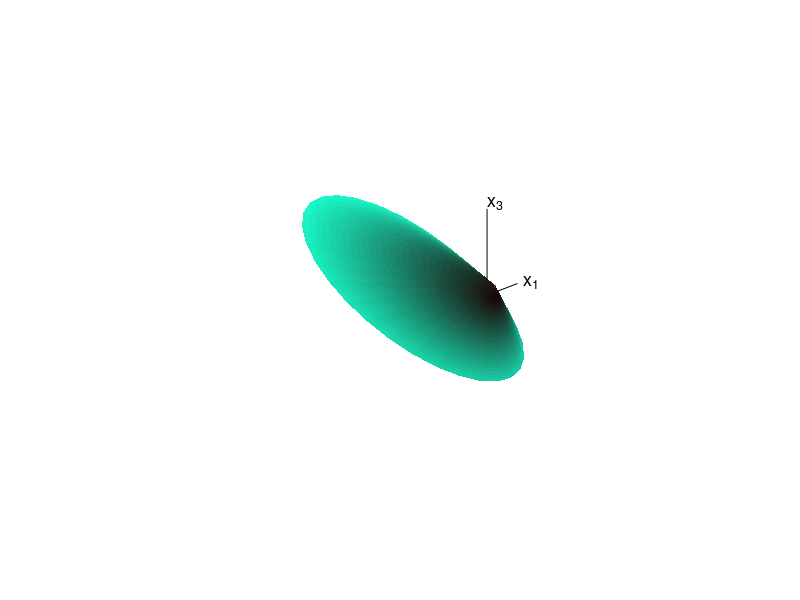

Recreate this plot in MATLAB.
clc; close all; clear;

Count1 = 30;
Count2 = 30;

n = 3;

%y = Ax+b; x = iA(y-b)
A = randn(3, 3);
A = A / norm(A); %given
iA = pinv(A);

b = randn(3, 1);
b = 0.1*b / norm(b);

%c'x+d = c'iA(y-b)+d
%cc' = c'iA; cc = iA'*c
%dd = d-c'iA*b
c = randn(3, 1);
c = c / norm(c); %given
cc = iA'*c;

d = c'*iA*b; %requirement
% dd = d - c'iA*b = c'*iA*b- c'iA*b = 0

T = null(cc');
tip = -iA*b;

res.X = zeros(Count1, Count2);
res.Y = zeros(Count1, Count2);
res.Z = zeros(Count1, Count2);

res.line = zeros(Count1, 3);

dh = 1 / Count1;
dphi = 2*pi / (Count2 - 1);

for i = 1:Count1
    
    h = dh * (i - 1);
    
    pn = h * cc / (norm(cc)*norm(cc));
    gamma = norm(pn);
    
    mu = sqrt(h^2 - gamma^2);
    
    for j = 1:Count2
        
        phi = dphi * (j - 1);
        
        pt = mu * T*[cos(phi), sin(phi); -sin(phi), cos(phi)] * [1; 0];
        p = pt + pn;
        
        x = iA*(p-b);
        x0 = iA*(pn-b);
        
        if (abs(norm(p) - (cc'*p)) > 0.001) || ...
            abs(norm(A*x+b) - (c'*x + d)) > 0.001
            warning('discrepancy!')
        end
        
        res.X(i, j) = x(1);
        res.Y(i, j) = x(2);
        res.Z(i, j) = x(3);
        
        res.line(i, :) = x0;
    end
end

Points = [res.X(:), res.Y(:), res.Z(:)]';
APoints = A*Points;
normAPoints = vecnorm(APoints);
maxnormAPoints = max(normAPoints);

res.C = zeros(Count1, Count2, 3);
for i = 1:Count1
for j = 1:Count2
    x = [res.X(i, j); res.Y(i, j); res.Z(i, j)];
    normAx = norm(A*x);
    res.C(i, j, 1) = 0.1;
    res.C(i, j, 2) = normAx / maxnormAPoints;
    res.C(i, j, 3) = 0.8*normAx / maxnormAPoints;
end
end

figure('Color', 'w');
surf(res.X, res.Y, res.Z, res.C, 'FaceAlpha', 1.0, 'EdgeAlpha', 0.2); hold on;
% surf(res.X, res.Y, res.Z, 'FaceColor', [0.2, 0.7, 0.3], 'FaceAlpha', 1.0, 'EdgeAlpha', 0.2);

plot3([0; 0.5], [0; 0], [0; 0], 'k', 'LineWidth', 0.5); text(0.6, 0, 0, 'x_1', 'FontSize', 13);
plot3([0; 0], [0; 0.5], [0; 0], 'k', 'LineWidth', 0.5); text(0, 0.6, 0, 'x_2', 'FontSize', 13);
plot3([0; 0], [0; 0], [0; 1.3], 'k', 'LineWidth', 0.5); text(0, 0, 1.4, 'x_3', 'FontSize', 13);

plot3([tip(1); tip(1)+c(1)], [tip(2); tip(2)+c(2)], [tip(3); tip(3)+c(3)], ...
    'r', 'LineWidth', 1.0); text(tip(1)+c(1), tip(2)+c(2), tip(3)+c(3), 'c', 'FontSize', 13);

plot3(res.line(:, 1), res.line(:, 2), res.line(:, 3), '--', 'Color', [0.5, 0.1, 0.1], 'LineWidth', 1.0)

axis equal;
axis off;

% xlabel('x_1');
% ylabel('x_2');
% zlabel('J');